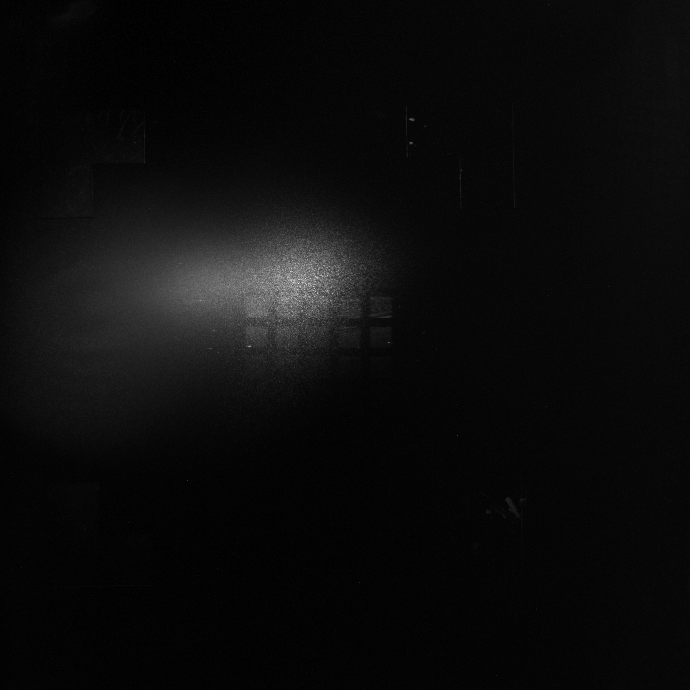
#> input picture otherScripts/700.0p5e-06.tiff, 690 x 690 px, found by its file name
$ python dessin_shape.py
#> lines starting #> are read from the running program, lines starting #| are printed output that depends on the picture; long printed decimals are rounded
# -*- coding: utf-8 -*-
"""
Created on Wed Sep 21 18:48:35 2022

@author: nicol
"""

# src : https://pillow.readthedocs.io/en/stable/reference/ImageDraw.html
# src : https://fr.acervolima.com/python-pil-imagedraw-draw-rectangle/
# importing image object from PIL
import sys, math
from PIL import Image, ImageDraw

imgpath = r'C:\Users\nicol\Documents\Python\Detection_rectangle\700.0p5e-06.tiff'
with Image.open(imgpath) as im:

#> im is the input picture: PIL image 690x690 I;16; min 1232, max 39577, mean 3078.3
    draw = ImageDraw.Draw(im)
    draw.line((0, 0) + im.size, fill=128)
    draw.line((0, im.size[1], im.size[0], 0), fill=128)


    w, h = 220, 190
    # w, h = im.size
    shape = [(40, 40), (w - 10, h - 10)]
    draw.rectangle(shape, outline ="red")


    im.show()
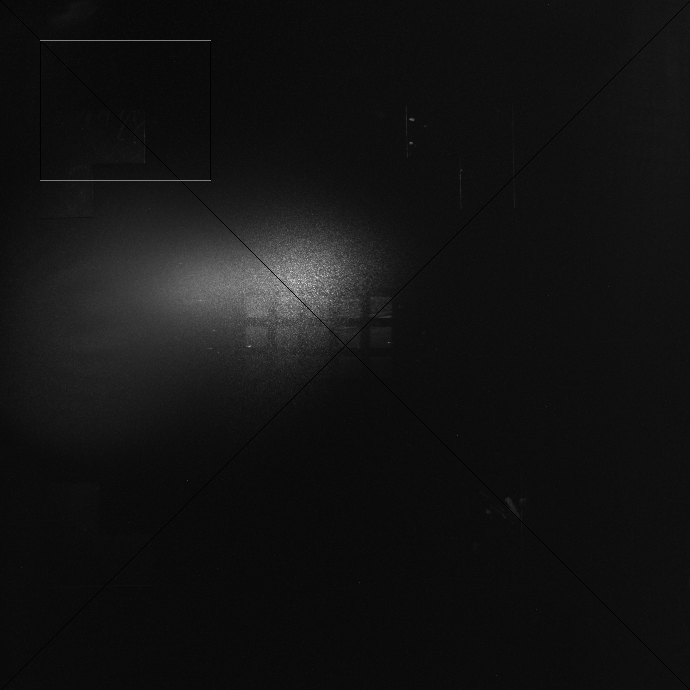
#> shown: PIL image 690x690 I;16; min 76, max 39577, mean 3079.9; drawn with min black and max white

#%%

# Regarder si existe fonction pour draw polygone à partir d un set de points
# src : https://pillow.readthedocs.io/en/stable/reference/ImageDraw.html

#
# Draw polygon with PIL
#

import math
from PIL import Image, ImageDraw
from PIL import ImagePath
# src : https://www.geeksforgeeks.org/python-pil-imagedraw-draw-polygon-method/
side = 8
xy = [
    ((math.cos(th) + 1) * 90,
     (math.sin(th) + 1) * 60)
    for th in [i * (2 * math.pi) / side for i in range(side)]
    ]
# obtenir la taille de l'image?
image = ImagePath.Path(xy).getbbox()
# math ceil -> https://www.geeksforgeeks.org/python-math-ceil-function/
size = list(map(int, map(math.ceil, image[2:])))

img = Image.new("RGB", size)
#> img: PIL image 180x120 RGB; every value is 0
img1 = ImageDraw.Draw(img)
img1.polygon(xy, outline ="blue")


print('xy : ',xy,'image : ',image,'size : ',size)
#| xy :  [(180.0, 60.0), (153.640, 102.426), (90.0, 120.0), (26.360, 102.426), (0.0, 60.000), (26.360, 17.574), (90.000, 0.0), (153.640, 17.574)] image :  (0.0, 0.0, 180.0, 120.0) size :  [180, 120]

img.show()
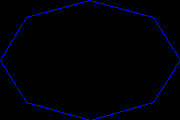
#> shown: PIL image 180x120 RGB; mean R, G, B 0, 0, 5

#%%
# https://pillow.readthedocs.io/en/stable/handbook/tutorial.html?highlight=Image.new#merging-images
def merge(im1, im2):
    w = im1.size[0] + im2.size[0]
    h = max(im1.size[1], im2.size[1])
    im = Image.new("RGBA", (w, h))

    im.paste(im1)
    im.paste(im2, (im1.size[0], 0))

    return im

$ run again, with otherScripts/820.0p5e-06.tiff copied over otherScripts/700.0p5e-06.tiff
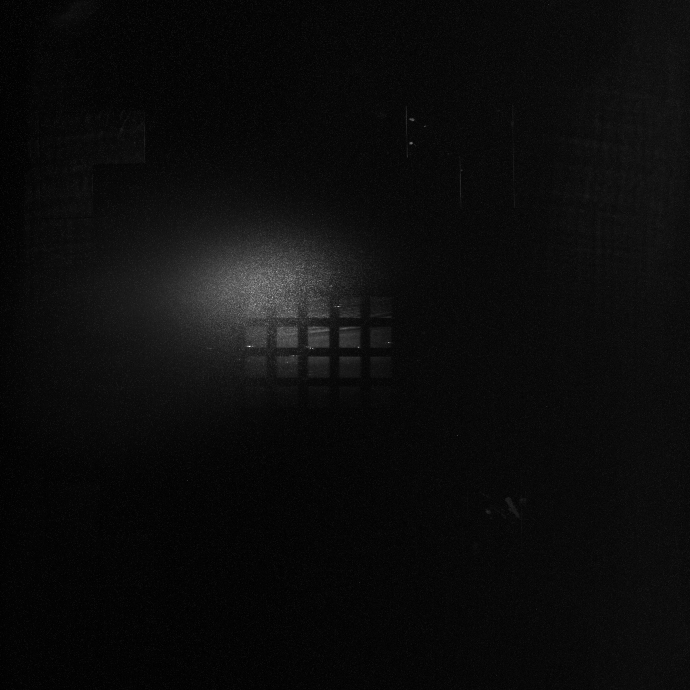
#> input picture otherScripts/820.0p5e-06.tiff, 690 x 690 px, found by its file name
#> im is the input picture: PIL image 690x690 I;16; min 800, max 19764, mean 1721.3
#> `im.show()`:
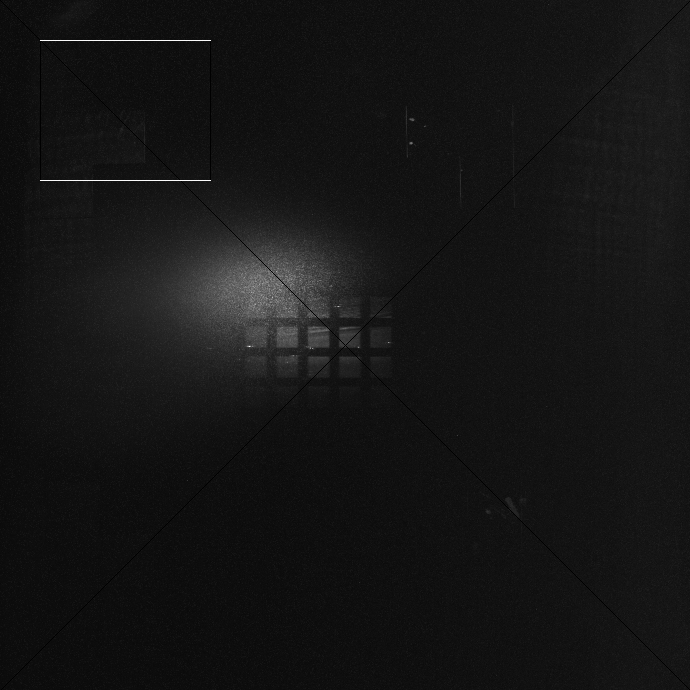
#> shown: PIL image 690x690 I;16; min 76, max 19764, mean 1728.3; drawn with min black and max white
#> img: PIL image 180x120 RGB; every value is 0
#| xy :  [(180.0, 60.0), (153.640, 102.426), (90.0, 120.0), (26.360, 102.426), (0.0, 60.000), (26.360, 17.574), (90.000, 0.0), (153.640, 17.574)] image :  (0.0, 0.0, 180.0, 120.0) size :  [180, 120]
